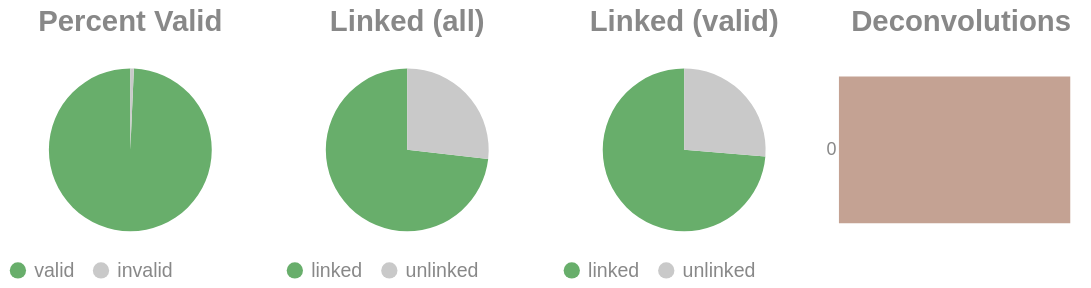

This figure's notebook cell:
### Code cell
if SKIPLR:
    pass
else:
    clash = Counter()
    for i in valids['molecule'].to_list():
        _mol = i.split("-")
        if len(_mol) == 1:
            clash.update('0')
        else:
            clash.update(_mol[-1])

    _d = {"deconvolutions": [], 'count': []}
    for k,v in clash.items():
        _d['deconvolutions'].append(k)
        _d['count'].append(v)

    tot_valid = valids['reads'].sum()
    mask = valids['reads'] >= 2
    n_linked_reads = valids.filter(mask)['reads'].sum()
    if n_linked_reads == 0:
        print_html("No linked molecules (>=2 reads) were detected; skipping linked-only distributions.")
        SKIPLR = True
    else:
        perc_valid = round(tot_valid / n_reads, 4)
        linked_perc_abs = round(n_linked_reads / n_reads, 4)
        linked_perc = round(n_linked_reads / tot_valid, 4)

    _valid = pl.DataFrame({"valids": ['valid', 'invalid'], "count": [tot_valid, n_reads - tot_valid]})
    _linked_abs = pl.DataFrame({"linked (absolute)": ['linked', 'unlinked'], "count": [n_linked_reads, n_reads - n_linked_reads]})
    _linked_rel = pl.DataFrame({"linked (valids)": ['linked', 'unlinked'], "count": [n_linked_reads, tot_valid - n_linked_reads]})

    (
        alt.hconcat(
            piechart(_valid, goodval = 'valid', title = "Percent Valid"),
            piechart(_linked_abs, goodval = "linked", title =  "Linked (all)"),
            piechart(_linked_rel, goodval = "linked", title =  "Linked (valid)"),
            convolutionbar(pl.DataFrame(_d), title = "Deconvolutions"),
            center = True,
            bounds = 'flush'
        )
        .resolve_scale(color='independent')
        .resolve_legend('independent')
        .properties(usermeta={'embedOptions': {"actions": False}})
    ).display()

### Figure 1 — Vega-Lite specification as saved in the notebook (floating-point values rounded to 4 significant figures)
{"width": "container", "height": 400, "config": {"title": {"anchor": "start", "dy": -15, "fontSize": 18, "color": "#888888", "subtitleColor": "#888888", "subtitleFontSize": 14}, "arc": {"fill": "#0072B2"}, "axis": {"domainColor": "#888888", "domainWidth": 0.5, "gridWidth": 0.2, "grid": false, "titleFontWeight": 400, "titleFontSize": 15, "labelFontSize": 11, "labelColor": "#888888", "tickColor": "#888888", "tickWidth": 0.2, "titleColor": "#888888"}, "axisBand": {"grid": false}, "axisX": {"grid": true, "tickSize": 10, "domainCap": "round"}, "axisY": {"domain": false, "grid": true, "tickSize": 0, "domainCap": "round"}, "background": "transparent", "header": {"labelFontSize": 15, "labelColor": "#888888", "titleFontSize": 15, "titleFontWeight": 600, "titleColor": "#888888"}, "legend": {"labelFont": "sans-serif", "labelFontSize": 12, "labelColor": "#888888", "symbolSize": 100, "symbolType": "circle", "titleFontSize": 12, "titlePadding": 10, "titleColor": "#888888", "title": null}, "range": {"category": ["#E69F00", "#56B4E9", "#009E73", "#F0E442", "#0072B2", "#D55E00", "#CC79A7", "#000000"], "diverging": ["#cfe8f3", "#a2d4ec", "#73bfe2", "#46abdb", "#1696d2", "#12719e"]}, "area": {"fill": "#0072B2", "fillOpacity": 0.7, "line": true, "strokeOpacity": 0.7}, "line": {"color": "#0072B2", "stroke": "#0072B2", "strokeWidth": 2}, "trail": {"color": "#0072B2", "stroke": "#0072B2", "strokeWidth": 0, "size": 1}, "point": {"filled": true, "fillOpacity": 1.0, "size": 95}, "text": {"color": "#888888", "fontSize": 11, "align": "right", "fontWeight": 400, "size": 11}, "bar": {"fill": "#0072B2", "stroke": null}, "view": {"stroke": null, "continuousWidth": 660, "continuousHeight": 400}}, "hconcat": [{"data": {"name": "data-68e84bc5470bfb8219bf82ebd92e595d"}, "mark": {"type": "arc"}, "encoding": {"color": {"field": "valids", "legend": {"orient": "bottom", "title": null}, "scale": {"domain": ["valid", "invalid"], "range": ["#68ae6b", "#C9C9C9"]}, "title": "Valids", "type": "nominal"}, "theta": {"field": "count", "type": "quantitative"}, "tooltip": [{"field": "valids", "title": "Valids", "type": "ordinal"}, {"field": "percent", "format": ".2%", "title": "Percent", "type": "quantitative"}, {"field": "count", "title": "Count", "type": "quantitative"}]}, "height": 100, "title": {"text": "Percent Valid", "align": "center", "anchor": "middle"}, "transform": [{"calculate": "datum.count / 11260740", "as": "percent"}], "width": 150}, {"data": {"name": "data-f3b4dbc95286a609c90cd54700856158"}, "mark": {"type": "arc"}, "encoding": {"color": {"field": "linked (absolute)", "legend": {"orient": "bottom", "title": null}, "scale": {"domain": ["linked", "unlinked"], "range": ["#68ae6b", "#C9C9C9"]}, "title": "Linked (Absolute)", "type": "nominal"}, "theta": {"field": "count", "type": "quantitative"}, "tooltip": [{"field": "linked (absolute)", "title": "Linked (Absolute)", "type": "ordinal"}, {"field": "percent", "format": ".2%", "title": "Percent", "type": "quantitative"}, {"field": "count", "title": "Count", "type": "quantitative"}]}, "height": 100, "title": {"text": "Linked (all)", "align": "center", "anchor": "middle"}, "transform": [{"calculate": "datum.count / 11260740", "as": "percent"}], "width": 150}, {"data": {"name": "data-6c6e5ea8eabed4dcc644e22029b0dd47"}, "mark": {"type": "arc"}, "encoding": {"color": {"field": "linked (valids)", "legend": {"orient": "bottom", "title": null}, "scale": {"domain": ["linked", "unlinked"], "range": ["#68ae6b", "#C9C9C9"]}, "title": "Linked (Valids)", "type": "nominal"}, "theta": {"field": "count", "type": "quantitative"}, "tooltip": [{"field": "linked (valids)", "title": "Linked (Valids)", "type": "ordinal"}, {"field": "percent", "format": ".2%", "title": "Percent", "type": "quantitative"}, {"field": "count", "title": "Count", "type": "quantitative"}]}, "height": 100, "title": {"text": "Linked (valid)", "align": "center", "anchor": "middle"}, "transform": [{"calculate": "datum.count / 11182067", "as": "percent"}], "width": 150}, {"data": {"name": "data-d9b6790f950b70157cd6539e658270c7"}, "mark": {"type": "bar"}, "encoding": {"color": {"field": "deconvolutions", "legend": null, "scale": {"scheme": "lightgreyred"}, "type": "nominal"}, "tooltip": [{"field": "deconvolutions", "title": "Deconvolutions", "type": "ordinal"}, {"field": "percent", "format": ".2%", "title": "Percent", "type": "quantitative"}, {"field": "count", "title": "Count", "type": "quantitative"}], "x": {"axis": null, "field": "count", "type": "quantitative"}, "y": {"field": "deconvolutions", "sort": "ascending", "title": null, "type": "nominal"}}, "height": 100, "title": {"text": "Deconvolutions", "align": "center", "anchor": "middle"}, "transform": [{"calculate": "datum.count / 5206863", "as": "percent"}], "width": 150}], "bounds": "flush", "center": true, "resolve": {"legend": {"angle": "independent"}, "scale": {"color": "independent"}}, "usermeta": {"embedOptions": {"actions": false}}, "$schema": "https://vega.github.io/schema/vega-lite/v6.1.0.json", "datasets": {"data-68e84bc5470bfb8219bf82ebd92e595d": [{"valids": "valid", "count": 11182067}, {"valids": "invalid", "count": 78673}], "data-f3b4dbc95286a609c90cd54700856158": [{"linked (absolute)": "linked", "count": 8241538}, {"linked (absolute)": "unlinked", "count": 3019202}], "data-6c6e5ea8eabed4dcc644e22029b0dd47": [{"linked (valids)": "linked", "count": 8241538}, {"linked (valids)": "unlinked", "count": 2940529}], "data-d9b6790f950b70157cd6539e658270c7": [{"deconvolutions": "0", "count": 5206863}]}}
